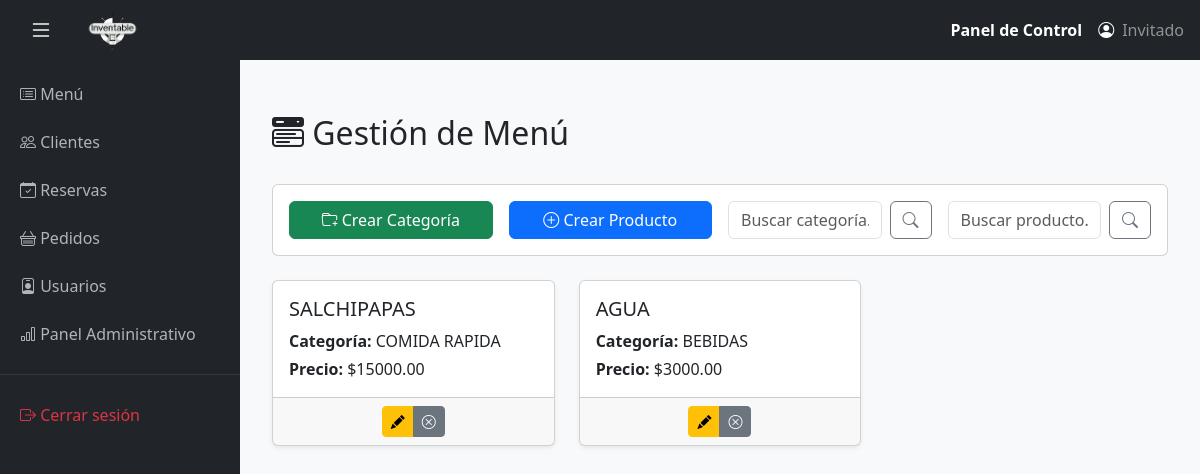
The app's page /menu/ with its own data.
### menu/models.py (models this page shows, shortened)
class Producto(models.Model):
    nombre = models.CharField(max_length=100)                            # Nombre del producto
    descripcion = models.TextField(blank=True, null=True)                # Descripción opcional
    precio = models.DecimalField(max_digits=10, decimal_places=2)        # Precio con dos decimales
    categoria = models.ForeignKey(Categoria, on_delete=models.CASCADE, related_name='productos')
    activo = models.BooleanField(default=True)                           # Permite activar/desactivar el producto

class Categoria(models.Model):
    nombre = models.CharField(max_length=100, unique=True)  # Nombre de la categoría
    descripcion = models.TextField(blank=True, null=True)    # Descripción opcional
    activo = models.BooleanField(default=True)

### menu/views.py (the view)
# urls.py: path('', views.lista_productos, name='lista_productos'),
def lista_productos(request):
    categorias = Categoria.objects.all().order_by('nombre')
    productos = Producto.objects.select_related('categoria').all()
    buscar_producto = request.GET.get('buscar_producto')
    buscar_categoria = request.GET.get('buscar_categoria')
    if buscar_producto:
        productos = productos.filter(nombre__icontains=buscar_producto)
    if buscar_categoria:
        productos = productos.filter(categoria__nombre__icontains=buscar_categoria)
    context = {
        'categorias': categorias,
        'productos': productos,
        'buscar_producto': buscar_producto,
        'buscar_categoria': buscar_categoria,
    }
    return render(request, 'menu/lista_productos.html', context)

### usuarios/context_processor.py (called while the page is built)
def usuario_logeado(request):
    if request.user.is_authenticated:
        try:
            usuario = Empleado.objects.get(id=request.user.id)
            return {"usuario": usuario}
        except Empleado.DoesNotExist:
            return {"usuario": None}
    return {"usuario": None}

### menu/templates/menu/lista_productos.html (shortened to what this page needs)
{% extends 'base.html' %}
{% block content %}
<div class="container mt-4">
    <div class="row mb-4">
        <div class="col">
            <h2>
                <i class="bi bi-menu-button-wide-fill"></i> Gestión de Menú
            </h2>
        </div>
    </div>
    <div class="card mb-4">
        <div class="card-body">
            <div class="row g-3 align-items-center">
                <div class="col-md-3">
                    <a href="{% url 'menu:crear_categoria' %}" class="btn btn-success w-100">
                        <i class="bi bi-folder-plus"></i> Crear Categoría
                    </a>
                </div>
                <div class="col-md-3">
                    <a href="{% url 'menu:crear_producto' %}" class="btn btn-primary w-100">
                        <i class="bi bi-plus-circle"></i> Crear Producto
                    </a>
                </div>
                <div class="col-md-3">
                    <form method="get" action="{% url 'menu:lista_productos' %}" class="d-flex">
                        <input type="text" name="buscar_categoria" class="form-control me-2"
                               placeholder="Buscar categoría..." value="{{ request.GET.buscar_categoria }}">
                        <button class="btn btn-outline-secondary" type="submit">
                            <i class="bi bi-search"></i>
                        </button>
                    </form>
                </div>
                <div class="col-md-3">
                    <form method="get" action="{% url 'menu:lista_productos' %}" class="d-flex">
                        <input type="text" name="buscar_producto" class="form-control me-2"
                               placeholder="Buscar producto..." value="{{ request.GET.buscar_producto }}">
                        <button class="btn btn-outline-secondary" type="submit">
                            <i class="bi bi-search"></i>
                        </button>
                    </form>
                </div>
            </div>
        </div>
    </div>
    <div class="row">
        {% for producto in productos %}
        <div class="col-md-4 mb-4">
            <div class="card h-100 shadow-sm {% if not producto.activo %}opacity-50{% endif %}">
                <div class="card-body">
                    <h5 class="card-title">
                        {{ producto.nombre }}
                    </h5>
                    <p class="card-text mb-1"><strong>Categoría:</strong> {{ producto.categoria.nombre }}</p>
                    <p class="card-text"><strong>Precio:</strong> ${{ producto.precio }}</p>
                </div>
                <div class="card-footer text-center">
                    <div class="btn-group" role="group">
                        <a href="{% url 'menu:editar_producto' producto.id %}"
                           class="btn btn-sm btn-warning" title="Editar">
                            <i class="bi bi-pencil-fill"></i>
                        </a>
                        <a href="{% url 'menu:cambiar_estado_producto' producto.id %}"
                           class="btn btn-sm {% if producto.activo %}btn-secondary{% else %}btn-success{% endif %}"
                           title="{% if producto.activo %}Desactivar{% else %}Activar{% endif %}"
                           onclick="return confirm('¿Estás seguro de cambiar el estado de este producto?')">
                            <i class="bi bi-{% if producto.activo %}x-circle{% else %}check-circle{% endif %}"></i>
                        </a>
                    </div>
                </div>
            </div>
        </div>
        {% empty %}
            <p class="text-center text-muted">No hay productos disponibles.</p>
        {% endfor %}
    </div>
</div>
{% endblock %}

### templates/base.html (style rules this page uses)
body { background-color: #f8f9fa; }

### records on screen
Producto: nombre "SALCHIPAPAS", categoria.nombre "COMIDA RAPIDA", precio "15000.00", activo True (drawn)
Producto: nombre "AGUA", categoria.nombre "BEBIDAS", precio "3000.00", activo True (drawn)
